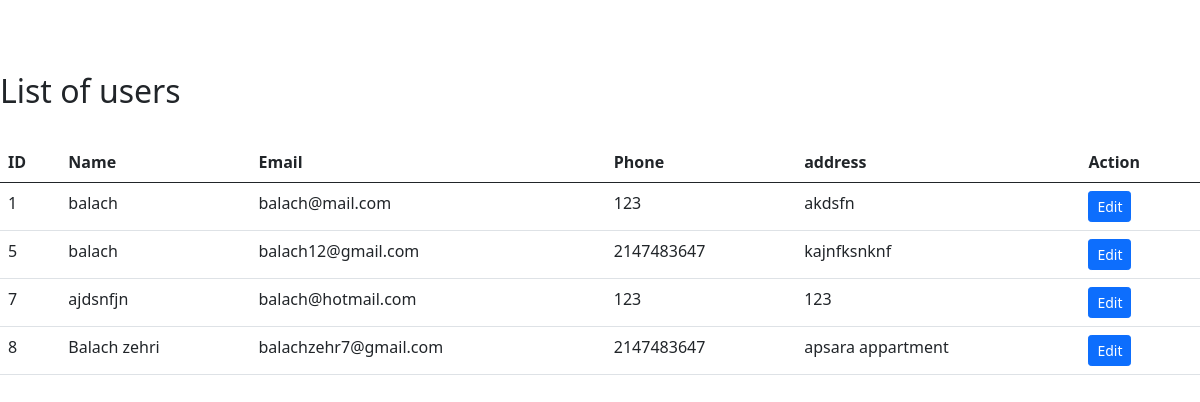
Page /admin/users/userindex.php on the committed database.
### tables this page shows
CREATE TABLE `users` (
  `id` int(11) NOT NULL,
  `full_name` varchar(255) NOT NULL,
  `email` varchar(255) NOT NULL,
  `phone` int(11) NOT NULL,
  `password` varchar(255) NOT NULL,
  `role` varchar(10) NOT NULL,
  `address` varchar(255) NOT NULL
);

### admin/users/userindex.php (the view, shortened to what this page needs)
<!DOCTYPE html>
<html lang="en">
<head>
    <link href="https://cdn.jsdelivr.net/npm/bootstrap@5.0.2/dist/css/bootstrap.min.css" rel="stylesheet"
>
</head>
<body>
<br><br><br>
        <h2>List of users</h2>
        <br>
        <table class="table">
            <thead>
                <tr>
                    <th>ID</th>
                    <th>Name</th>
                    <th>Email</th>
                    <th>Phone</th>
                    <th>address</th>
                    <th>Action</th>
                </tr>
            <tbody>
                <?php
                include 'config.php';
                $sql = "SELECT * FROM users";
                $result = $conn->query($sql);
                while ($row = $result->fetch_assoc()) {
                    echo "<tr>
    <td>$row[id]</td>
    <td>$row[full_name]</td>
    <td>$row[email]</td>
    <td>$row[phone]</td>
    <td>$row[address]</td>
    <td>
        <a class='btn btn-primary btn-sm' href='useredit.php?id=$row[id]'>Edit</a>
    </td>
</tr>";
                }
                ?>
            </thead>
        </table>
</body>
</html>

### rows in the picture
users: id "1", full_name "balach", email "balach@mail.com", phone "123", address "akdsfn"
users: id "5", full_name "balach", email "balach12@gmail.com", phone "2147483647", address "kajnfksnknf"
users: id "7", full_name "ajdsnfjn", email "balach@hotmail.com", phone "123", address "123"
users: id "8", full_name "Balach zehri", email "balachzehr7@gmail.com", phone "2147483647", address "apsara appartment"
